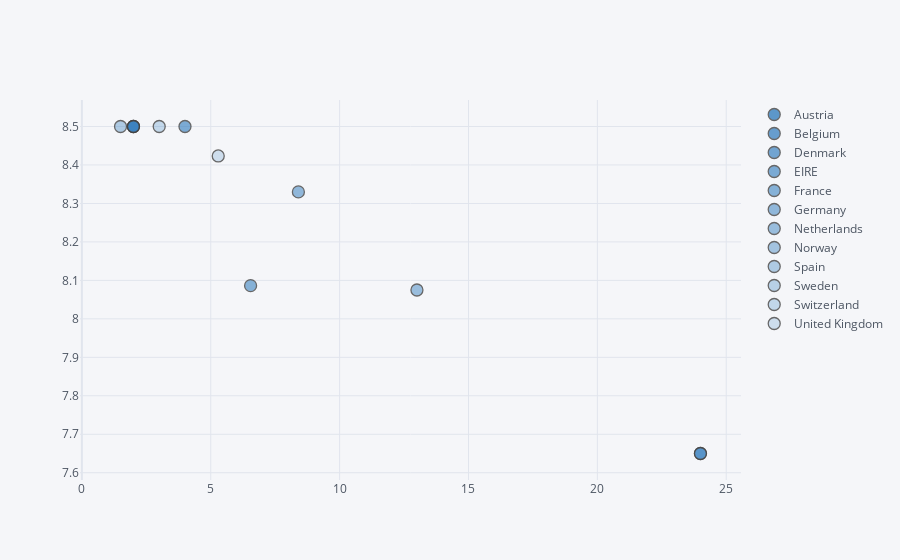

This figure's notebook cell:
### Code cell
# cantidad media 

data=df.loc[df.Description=='SET 7 BABUSHKA NESTING BOXES']

data=data.groupby('Country').mean()

data=data[['Quantity', 'UnitPrice']]

data.reset_index(inplace=True)

data.iplot(x='Quantity', 
           y='UnitPrice', 
           categories='Country',
           color='blue')

### Figure 1 — Plotly figure (JSON) as saved in the notebook; plotly's stock layout.template omitted (floating-point values rounded to 4 significant figures)
{"data": [{"marker": {"color": "rgba(55, 128, 191, 1.0)", "line": {"width": 1.3}, "opacity": 0.8, "size": 12, "symbol": "circle"}, "mode": "markers", "name": "Austria", "textfont": {"color": "#4D5663"}, "type": "scatter", "x": [2], "y": [8.5]}, {"marker": {"color": "rgba(55, 128, 191, 0.9333333333333333)", "line": {"width": 1.3}, "opacity": 0.8, "size": 12, "symbol": "circle"}, "mode": "markers", "name": "Belgium", "textfont": {"color": "#4D5663"}, "type": "scatter", "x": [2], "y": [8.5]}, {"marker": {"color": "rgba(55, 128, 191, 0.8666666666666667)", "line": {"width": 1.3}, "opacity": 0.8, "size": 12, "symbol": "circle"}, "mode": "markers", "name": "Denmark", "textfont": {"color": "#4D5663"}, "type": "scatter", "x": [24], "y": [7.65]}, {"marker": {"color": "rgba(55, 128, 191, 0.8)", "line": {"width": 1.3}, "opacity": 0.8, "size": 12, "symbol": "circle"}, "mode": "markers", "name": "EIRE", "textfont": {"color": "#4D5663"}, "type": "scatter", "x": [4], "y": [8.5]}, {"marker": {"color": "rgba(55, 128, 191, 0.7333333333333334)", "line": {"width": 1.3}, "opacity": 0.8, "size": 12, "symbol": "circle"}, "mode": "markers", "name": "France", "textfont": {"color": "#4D5663"}, "type": "scatter", "x": [6.545], "y": [8.086]}, {"marker": {"color": "rgba(55, 128, 191, 0.6666666666666667)", "line": {"width": 1.3}, "opacity": 0.8, "size": 12, "symbol": "circle"}, "mode": "markers", "name": "Germany", "textfont": {"color": "#4D5663"}, "type": "scatter", "x": [8.4], "y": [8.33]}, {"marker": {"color": "rgba(55, 128, 191, 0.6000000000000001)", "line": {"width": 1.3}, "opacity": 0.8, "size": 12, "symbol": "circle"}, "mode": "markers", "name": "Netherlands", "textfont": {"color": "#4D5663"}, "type": "scatter", "x": [13], "y": [8.075]}, {"marker": {"color": "rgba(55, 128, 191, 0.5333333333333334)", "line": {"width": 1.3}, "opacity": 0.8, "size": 12, "symbol": "circle"}, "mode": "markers", "name": "Norway", "textfont": {"color": "#4D5663"}, "type": "scatter", "x": [24], "y": [7.65]}, {"marker": {"color": "rgba(55, 128, 191, 0.46666666666666684)", "line": {"width": 1.3}, "opacity": 0.8, "size": 12, "symbol": "circle"}, "mode": "markers", "name": "Spain", "textfont": {"color": "#4D5663"}, "type": "scatter", "x": [1.5], "y": [8.5]}, {"marker": {"color": "rgba(55, 128, 191, 0.4000000000000002)", "line": {"width": 1.3}, "opacity": 0.8, "size": 12, "symbol": "circle"}, "mode": "markers", "name": "Sweden", "textfont": {"color": "#4D5663"}, "type": "scatter", "x": [2], "y": [8.5]}, {"marker": {"color": "rgba(55, 128, 191, 0.33333333333333354)", "line": {"width": 1.3}, "opacity": 0.8, "size": 12, "symbol": "circle"}, "mode": "markers", "name": "Switzerland", "textfont": {"color": "#4D5663"}, "type": "scatter", "x": [3], "y": [8.5]}, {"marker": {"color": "rgba(55, 128, 191, 0.2666666666666669)", "line": {"width": 1.3}, "opacity": 0.8, "size": 12, "symbol": "circle"}, "mode": "markers", "name": "United Kingdom", "textfont": {"color": "#4D5663"}, "type": "scatter", "x": [5.29], "y": [8.424]}], "layout": {"legend": {"bgcolor": "#F5F6F9", "font": {"color": "#4D5663"}}, "paper_bgcolor": "#F5F6F9", "plot_bgcolor": "#F5F6F9", "title": {"font": {"color": "#4D5663"}}, "xaxis": {"gridcolor": "#E1E5ED", "showgrid": true, "tickfont": {"color": "#4D5663"}, "title": {"font": {"color": "#4D5663"}, "text": ""}, "zerolinecolor": "#E1E5ED"}, "yaxis": {"gridcolor": "#E1E5ED", "showgrid": true, "tickfont": {"color": "#4D5663"}, "title": {"font": {"color": "#4D5663"}, "text": ""}, "zerolinecolor": "#E1E5ED"}}}
